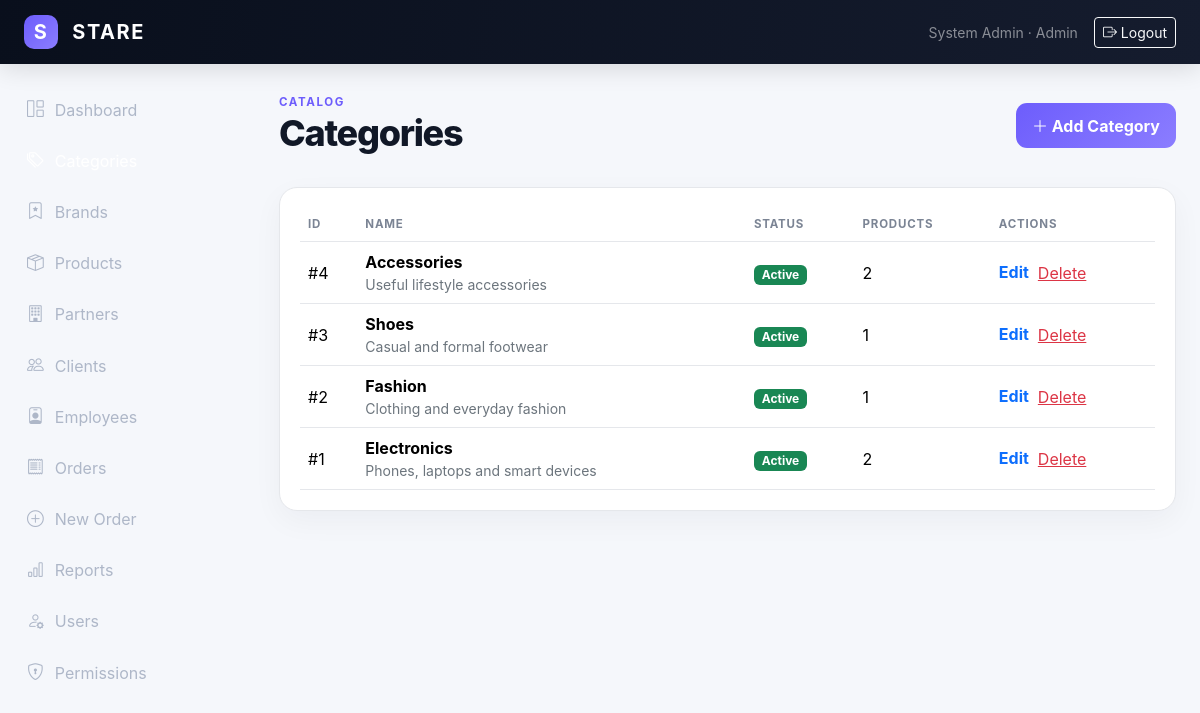
Page /admin/categories/index.php (signed in) on the committed database.
### tables this page shows
CREATE TABLE users (
  id INT UNSIGNED AUTO_INCREMENT PRIMARY KEY,
  name VARCHAR(120) NOT NULL,
  email VARCHAR(180) NOT NULL UNIQUE,
  password VARCHAR(255) NOT NULL,
  role_id INT UNSIGNED NOT NULL,
  status ENUM('active','pending','blocked') NOT NULL DEFAULT 'active',
  created_at TIMESTAMP DEFAULT CURRENT_TIMESTAMP,
  updated_at TIMESTAMP DEFAULT CURRENT_TIMESTAMP ON UPDATE CURRENT_TIMESTAMP,
  CONSTRAINT fk_users_role FOREIGN KEY (role_id) REFERENCES roles(id)
);

CREATE TABLE roles (
  id INT UNSIGNED AUTO_INCREMENT PRIMARY KEY,
  name VARCHAR(50) NOT NULL UNIQUE,
  description VARCHAR(255) NULL,
  created_at TIMESTAMP DEFAULT CURRENT_TIMESTAMP
);

CREATE TABLE categories (
  id INT UNSIGNED AUTO_INCREMENT PRIMARY KEY,
  name VARCHAR(120) NOT NULL UNIQUE,
  description TEXT NULL,
  image VARCHAR(500) NULL,
  status ENUM('active','inactive') NOT NULL DEFAULT 'active',
  created_at TIMESTAMP DEFAULT CURRENT_TIMESTAMP,
  updated_at TIMESTAMP DEFAULT CURRENT_TIMESTAMP ON UPDATE CURRENT_TIMESTAMP
);

### admin/categories/index.php (the view)
<?php
require_once __DIR__.'/../../config/database.php'; require_once __DIR__.'/../../includes/functions.php';
require_permission($pdo,'view_categories'); $active='categories'; $pageTitle='Categories';
$rows=$pdo->query("SELECT * FROM categories ORDER BY id DESC")->fetchAll();
include __DIR__.'/../../includes/header.php';
?>
<div class="d-flex justify-content-between align-items-center mb-4"><div><span class="eyebrow">CATALOG</span><h1 class="page-title">Categories</h1></div><?php if(has_permission($pdo,'manage_categories')):?><a class="btn btn-stare" href="form.php"><i class="bi bi-plus-lg"></i> Add Category</a><?php endif;?></div>
<div class="panel"><div class="table-responsive"><table class="table stare-table align-middle mb-0"><thead><tr><th>ID</th><th>Name</th><th>Status</th><th>Products</th><th>Actions</th></tr></thead><tbody>
<?php foreach($rows as $r): $st=$pdo->prepare("SELECT COUNT(*) FROM products WHERE category_id=?");$st->execute([$r['id']]);$count=$st->fetchColumn();?><tr><td>#<?=$r['id']?></td><td><strong><?=e($r['name'])?></strong><div class="text-secondary small"><?=e($r['description'])?></div></td><td><?=status_badge($r['status'])?></td><td><?=$count?></td><td><?php if(has_permission($pdo,'manage_categories')):?><a class="action-link" href="form.php?id=<?=$r['id']?>">Edit</a><form class="d-inline" method="post" action="delete.php" onsubmit="return confirmDelete('category')"><?=csrf_field()?><input type="hidden" name="id" value="<?=$r['id']?>"><button class="btn btn-link text-danger p-0 ms-2">Delete</button></form><?php endif;?></td></tr><?php endforeach; if(!$rows):?><tr><td colspan="5" class="text-center py-5 text-secondary">No categories.</td></tr><?php endif;?>
</tbody></table></div></div>
<?php include __DIR__.'/../../includes/footer.php'; ?>

### includes/header.php (shortened to what this page needs)
<?php
require_once __DIR__.'/functions.php';
$user=$pdo?current_user($pdo):null;
$active=$active??'';
?>
<!doctype html>
<html lang="en" dir="ltr">
<head>
<link href="https://cdn.jsdelivr.net/npm/bootstrap@5.3.3/dist/css/bootstrap.min.css" rel="stylesheet">
<link href="https://cdn.jsdelivr.net/npm/bootstrap-icons@1.11.3/font/bootstrap-icons.css" rel="stylesheet">
<link href="<?=BASE_URL?>/assets/css/style.css" rel="stylesheet">
</head>
<body class="<?=e($bodyClass??'')?>">
<nav class="navbar navbar-expand-lg navbar-dark stare-navbar sticky-top">
 <div class="container-fluid px-3 px-lg-4">
  <a class="navbar-brand fw-bold" href="<?=BASE_URL?>/index.php"><span class="brand-mark">S</span> STARE</a>
  <?php if($user): ?>
  <div class="d-none d-lg-flex align-items-center ms-auto gap-3">
    <span class="small text-white-50"><?=e($user['name'])?> · <?=e(ucfirst($user['role_name']))?></span>
    <a class="btn btn-sm btn-outline-light" href="<?=BASE_URL?>/logout.php"><i class="bi bi-box-arrow-right"></i> Logout</a>
  </div>
  <?php endif; ?>
 </div>
</nav>
<?php if($user): ?>
<div class="offcanvas-lg offcanvas-start sidebar" tabindex="-1" id="sidebar">
 <div class="offcanvas-body p-0">
  <div class="sidebar-inner">
   <nav class="nav flex-column gap-1">
    <?php if(has_permission($pdo,'view_dashboard')): ?><a class="nav-link <?=($active==='dashboard'?'active':'')?>" href="<?=BASE_URL?>/index.php"><i class="bi bi-grid-1x2"></i> Dashboard</a><?php endif; ?>
    <?php if(has_permission($pdo,'view_categories')): ?><a class="nav-link <?=($active==='categories'?'active':'')?>" href="<?=BASE_URL?>/admin/categories/index.php"><i class="bi bi-tags"></i> Categories</a><?php endif; ?>
    <?php if(has_permission($pdo,'view_brands')): ?><a class="nav-link <?=($active==='brands'?'active':'')?>" href="<?=BASE_URL?>/admin/brands/index.php"><i class="bi bi-bookmark-star"></i> Brands</a><?php endif; ?>
    <?php if(has_permission($pdo,'view_products')): ?><a class="nav-link <?=($active==='products'?'active':'')?>" href="<?=BASE_URL?>/admin/products/index.php"><i class="bi bi-box-seam"></i> Products</a><?php endif; ?>
    <?php if(has_permission($pdo,'view_partners')): ?><a class="nav-link <?=($active==='partners'?'active':'')?>" href="<?=BASE_URL?>/admin/partners/index.php"><i class="bi bi-building"></i> Partners</a><?php endif; ?>
    <?php if(has_permission($pdo,'view_clients')): ?><a class="nav-link <?=($active==='clients'?'active':'')?>" href="<?=BASE_URL?>/admin/clients/index.php"><i class="bi bi-people"></i> Clients</a><?php endif; ?>
    <?php if(has_permission($pdo,'view_employees')): ?><a class="nav-link <?=($active==='employees'?'active':'')?>" href="<?=BASE_URL?>/admin/employees/index.php"><i class="bi bi-person-badge"></i> Employees</a><?php endif; ?>
    <?php if(has_permission($pdo,'view_orders')): ?><a class="nav-link <?=($active==='orders'?'active':'')?>" href="<?=BASE_URL?>/admin/orders/index.php"><i class="bi bi-receipt"></i> Orders</a><?php endif; ?>
    <?php if(has_permission($pdo,'create_orders') && user_role($pdo)!=='client'): ?><a class="nav-link" href="<?=BASE_URL?>/admin/orders/create.php"><i class="bi bi-plus-circle"></i> New Order</a><?php endif; ?>
    <?php if(has_permission($pdo,'view_reports')): ?><a class="nav-link <?=($active==='reports'?'active':'')?>" href="<?=BASE_URL?>/admin/reports/index.php"><i class="bi bi-bar-chart"></i> Reports</a><?php endif; ?>
    <?php if(has_permission($pdo,'manage_users')): ?><a class="nav-link <?=($active==='users'?'active':'')?>" href="<?=BASE_URL?>/admin/users/index.php"><i class="bi bi-person-gear"></i> Users</a><?php endif; ?>
    <?php if(has_permission($pdo,'manage_permissions')): ?><a class="nav-link <?=($active==='permissions'?'active':'')?>" href="<?=BASE_URL?>/admin/permissions/index.php"><i class="bi bi-shield-lock"></i> Permissions</a><?php endif; ?>
   </nav>
  </div>
 </div>
</div>
<main class="main-content">
 <div class="container-fluid px-3 px-lg-4 py-4">
<?php else: ?>
<main class="auth-main">
 <div class="container py-5">
<?php endif; ?>

### includes/functions.php (shortened to what this page needs)
<?php
function e($value): string
{
    return htmlspecialchars((string) $value, ENT_QUOTES, 'UTF-8');
}
function status_badge(string $status): string
{
    $map = [
        'active' => 'success',
        'inactive' => 'secondary',
        'pending' => 'warning',
        'confirmed' => 'primary',
        'processing' => 'info',
        'shipped' => 'primary',
        'delivered' => 'success',
        'cancelled' => 'danger',
        'blocked' => 'danger',
    ];
    $class = $map[$status] ?? 'secondary';
    return '<span class="badge text-bg-' . $class . '">'
        . e(ucfirst($status))
        . '</span>';
}
function current_user(PDO $pdo): ?array
{
    static $user = false;
    if ($user !== false) {
        return $user;
    }
    $statement = $pdo->prepare(
        'SELECT u.*, r.name AS role_name
         FROM users u
         JOIN roles r ON r.id = u.role_id
         WHERE u.id = ?
         LIMIT 1'
    );
    $statement->execute([(int) $_SESSION['user_id']]);
    return $user = $statement->fetch() ?: null;
}
function user_role(PDO $pdo): string
{
    return current_user($pdo)['role_name'] ?? '';
}
function is_logged_in(PDO $pdo): bool
{
    return current_user($pdo) !== null;
}
function has_permission(PDO $pdo, string $permission): bool
{
    $user = current_user($pdo);
    if ($user['role_name'] === 'admin') {
        return true;
    }
    static $cache = [];
    $roleId = (int) $user['role_id'];
    return isset($cache[$roleId][$permission]);
}
function require_login(PDO $pdo): void
{
    if (!is_logged_in($pdo)) {
        redirect('/login.php');
    }
}
function require_permission(PDO $pdo, string $permission): void
{
    require_login($pdo);
}

### includes/footer.php (shortened to what this page needs)
<?php if($user): ?></div></div></main><?php else: ?></div></main><?php endif; ?>
</body></html>

### assets/css/style.css (style rules this page uses)
:root { --bg:#f5f7fb;--panel:#fff;--ink:#111827;--muted:#6b7280;--line:#e5e7eb;--dark:#0b1220;--accent:#6d5dfc;--accent2:#8b7dff }
* { box-sizing:border-box }
body { background:var(--bg);color:var(--ink);font-family:Inter,system-ui,-apple-system,BlinkMacSystemFont,"Segoe UI",sans-serif }
.stare-navbar { background:linear-gradient(100deg,#090f1c,#151c2e);height:64px;box-shadow:0 5px 25px rgba(0,0,0,.12);z-index:1040 }
.navbar-brand { letter-spacing:.08em }
.brand-mark { display:inline-flex;width:34px;height:34px;align-items:center;justify-content:center;border-radius:10px;background:linear-gradient(135deg,var(--accent),var(--accent2));color:#fff;margin-right:8px }
.sidebar { position:fixed;top:64px;bottom:0;left:0;width:255px;background:#0b1220;color:#fff;z-index:1030 }
.sidebar-inner { height:100%;display:flex;flex-direction:column;padding:22px 14px }
.sidebar .nav-link { color:#aeb7c8;border-radius:12px;padding:11px 13px;display:flex;align-items:center;gap:11px }
.sidebar .nav-link:hover,.sidebar .nav-link.active { background:rgba(255,255,255,.09);color:#fff }
.sidebar .nav-link i { font-size:1.05rem }
.main-content { margin-left:255px;min-height:calc(100vh - 64px) }
.eyebrow { font-size:.72rem;letter-spacing:.14em;font-weight:700;color:var(--accent);text-transform:uppercase }
.page-title { font-weight:800;letter-spacing:-.035em;font-size:clamp(1.7rem,3vw,2.3rem) }
.stat-card,.panel,.product-card { background:var(--panel);border:1px solid var(--line);border-radius:18px;box-shadow:0 10px 30px rgba(15,23,42,.045) }
.panel { padding:20px }
.stare-table { --bs-table-bg:transparent }
.stare-table th { font-size:.72rem;text-transform:uppercase;letter-spacing:.07em;color:#7b8494;border-bottom-color:var(--line) }
.stare-table td { border-bottom-color:var(--line) }
.action-link { font-weight:700;text-decoration:none }
.btn-stare { background:linear-gradient(135deg,var(--accent),var(--accent2));border:0;color:#fff;font-weight:700;border-radius:11px;padding:.65rem 1rem }

### rows in the picture
users: name "System Admin", role.name "Admin"
categories: id "4", name "Accessories", description "Useful lifestyle accessories", status "Active", count "2"
categories: id "3", name "Shoes", description "Casual and formal footwear", status "Active", count "1"
categories: id "2", name "Fashion", description "Clothing and everyday fashion", status "Active", count "1"
categories: id "1", name "Electronics", description "Phones, laptops and smart devices", status "Active", count "2"
